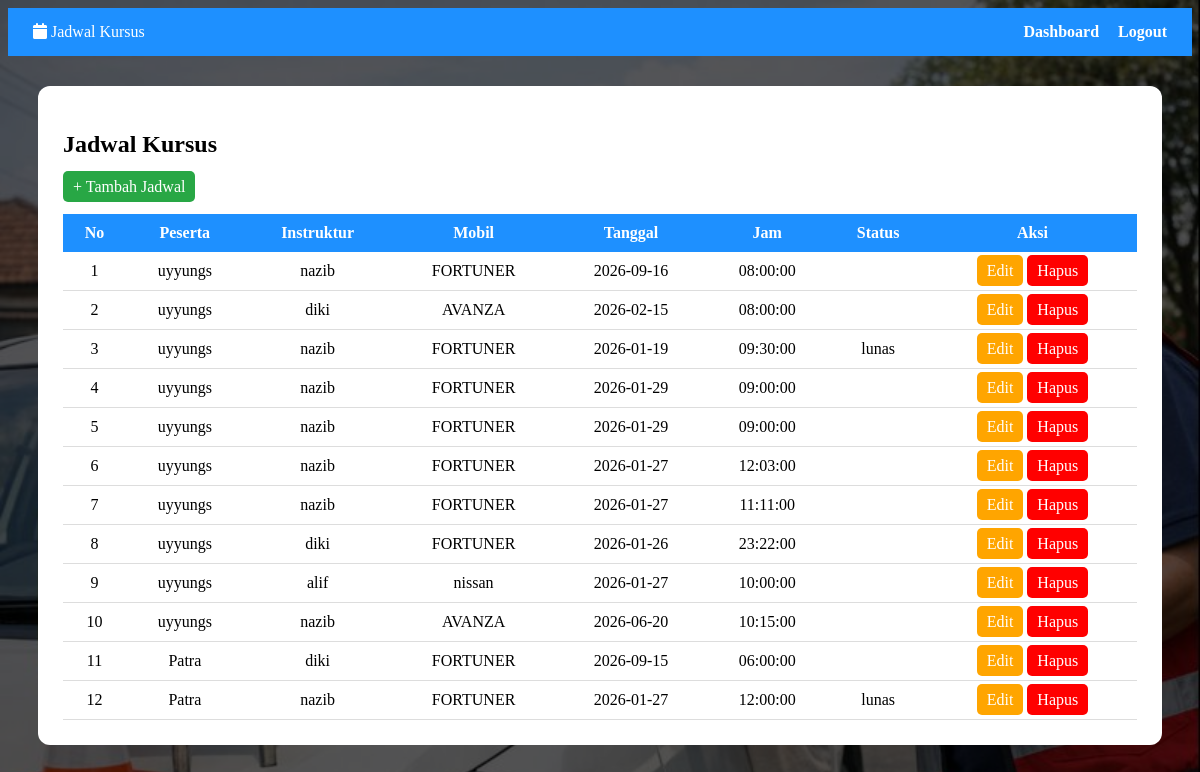
Page /Jadwal/jadwal.php (signed in) on the committed database.
### tables this page shows
CREATE TABLE `jadwal` (
  `jadwal_id` int(11) NOT NULL,
  `peserta_id` int(11) NOT NULL,
  `instruktur_id` int(11) NOT NULL,
  `mobil_id` int(11) NOT NULL,
  `tanggal` date NOT NULL,
  `jam` time NOT NULL,
  `harga` int(11) NOT NULL,
  `status` enum('belum_bayar','lunas','selesai') DEFAULT 'belum_bayar',
  `approval` enum('pending','disetujui','ditolak','') NOT NULL DEFAULT 'pending'
);

CREATE TABLE `peserta` (
  `peserta_id` int(11) NOT NULL,
  `nama_peserta` varchar(100) NOT NULL,
  `username` varchar(50) NOT NULL,
  `password` varchar(100) NOT NULL,
  `no_hp` varchar(20) NOT NULL
);

CREATE TABLE `instruktur` (
  `instruktur_id` int(11) NOT NULL,
  `nama_instruktur` varchar(100) NOT NULL,
  `username` varchar(50) NOT NULL,
  `password` varchar(100) NOT NULL,
  `no_hp` varchar(20) NOT NULL,
  `keahlian` varchar(100) NOT NULL
);

CREATE TABLE `mobil` (
  `mobil_id` int(11) NOT NULL,
  `nama_mobil` varchar(50) NOT NULL,
  `tipe` varchar(50) NOT NULL,
  `transmisi` varchar(50) NOT NULL,
  `plat_nomor` varchar(50) NOT NULL,
  `status` varchar(50) NOT NULL,
  `foto` varchar(255) DEFAULT ''
);

### Jadwal/jadwal.php (the view, shortened to what this page needs)
<?php
include "../koneksi.php";
?>
<!DOCTYPE html>
<html>
<head>
<link rel="stylesheet" href="https://cdnjs.cloudflare.com/ajax/libs/font-awesome/6.5.0/css/all.min.css">
</head>
<body>
<div class="navbar">
    <div><i class="fa-solid fa-calendar"></i> Jadwal Kursus</div>
    <div>
        <a href="../dashboard.php">Dashboard</a>
        <a href="../logout.php">Logout</a>
    </div>
</div>
<div class="container">
<div class="card">
<h2>Jadwal Kursus</h2>
<a href="add.php" class="btn add">+ Tambah Jadwal</a><br><br>
<table>
<tr>
    <th>No</th>
    <th>Peserta</th>
    <th>Instruktur</th>
    <th>Mobil</th>
    <th>Tanggal</th>
    <th>Jam</th>
    <th>Status</th>
    <th>Aksi</th>
</tr>
<?php
$no=1;
$q = mysqli_query($koneksi,"
SELECT j.*,
p.nama_peserta,
i.nama_instruktur,
m.nama_mobil
FROM jadwal j
JOIN peserta p ON j.peserta_id=p.peserta_id
JOIN instruktur i ON j.instruktur_id=i.instruktur_id
JOIN mobil m ON j.mobil_id=m.mobil_id
");
while($d=mysqli_fetch_assoc($q)){
?>
<tr>
<td><?= $no++ ?></td>
<td><?= $d['nama_peserta'] ?></td>
<td><?= $d['nama_instruktur'] ?></td>
<td><?= $d['nama_mobil'] ?></td>
<td><?= $d['tanggal'] ?></td>
<td><?= $d['jam'] ?></td>
<td><?= $d['status'] ?></td>
<td>
<a class="btn edit" href="edit.php?id=<?= $d['jadwal_id'] ?>">Edit</a>
<a class="btn del" href="hapus.php?id=<?= $d['jadwal_id'] ?>"
onclick="return confirm('Hapus jadwal?')">Hapus</a>
</td>
</tr>
<?php } ?>
</table>
</div>
</div>
</body>
</html>

### Jadwal/jadwal.php (style rules this page uses)
body { background:linear-gradient(rgba(0,0,0,.65),rgba(0,0,0,.65)), url('../assets/img/bg_kursus.jpg'); background-size:cover; }
.navbar { background:#1e90ff;color:white; padding:15px 25px;display:flex; justify-content:space-between; }
.navbar a { color:white;text-decoration:none;margin-left:15px;font-weight:bold }
.container { padding:30px }
.card { background:white;padding:25px;border-radius:12px }
table { width:100%;border-collapse:collapse }
th { background:#1e90ff;color:white;padding:10px }
td { padding:10px;text-align:center;border-bottom:1px solid #ddd }
.btn { padding:7px 10px;color:white;border-radius:5px;text-decoration:none }
.add { background:#28a745 }
.edit { background:orange }
.del { background:red }

### rows in the picture
jadwal: peserta.nama_peserta "uyyungs", instruktur.nama_instruktur "nazib", mobil.nama_mobil "FORTUNER", tanggal "2026-09-16", jam "08:00:00"
jadwal: peserta.nama_peserta "uyyungs", instruktur.nama_instruktur "diki", mobil.nama_mobil "AVANZA", tanggal "2026-02-15", jam "08:00:00"
jadwal: peserta.nama_peserta "uyyungs", instruktur.nama_instruktur "nazib", mobil.nama_mobil "FORTUNER", tanggal "2026-01-19", jam "09:30:00", status "lunas"
jadwal: peserta.nama_peserta "uyyungs", instruktur.nama_instruktur "nazib", mobil.nama_mobil "FORTUNER", tanggal "2026-01-29", jam "09:00:00"
jadwal: peserta.nama_peserta "uyyungs", instruktur.nama_instruktur "nazib", mobil.nama_mobil "FORTUNER", tanggal "2026-01-29", jam "09:00:00"
jadwal: peserta.nama_peserta "uyyungs", instruktur.nama_instruktur "nazib", mobil.nama_mobil "FORTUNER", tanggal "2026-01-27", jam "12:03:00"
jadwal: peserta.nama_peserta "uyyungs", instruktur.nama_instruktur "nazib", mobil.nama_mobil "FORTUNER", tanggal "2026-01-27", jam "11:11:00"
jadwal: peserta.nama_peserta "uyyungs", instruktur.nama_instruktur "diki", mobil.nama_mobil "FORTUNER", tanggal "2026-01-26", jam "23:22:00"
jadwal: peserta.nama_peserta "uyyungs", instruktur.nama_instruktur "alif", mobil.nama_mobil "nissan", tanggal "2026-01-27", jam "10:00:00"
jadwal: peserta.nama_peserta "uyyungs", instruktur.nama_instruktur "nazib", mobil.nama_mobil "AVANZA", tanggal "2026-06-20", jam "10:15:00"
jadwal: peserta.nama_peserta "Patra", instruktur.nama_instruktur "diki", mobil.nama_mobil "FORTUNER", tanggal "2026-09-15", jam "06:00:00"
jadwal: peserta.nama_peserta "Patra", instruktur.nama_instruktur "nazib", mobil.nama_mobil "FORTUNER", tanggal "2026-01-27", jam "12:00:00", status "lunas"
